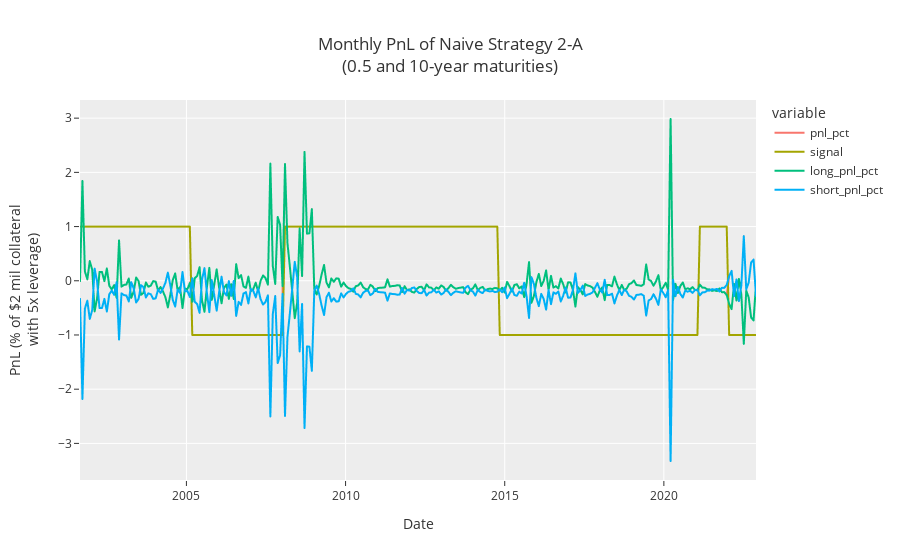

The code cell stored with this chart in its notebook:
### Markdown cell above
# Plot Results of Naive Strategy 2-A (0.5 and 10 year maturities)

### Code cell
def plot_pnl(strat_name, **kw):
    fp = f"./data/final_proj/{strat_name}_pnl.csv"
    df = pd.read_csv(fp, index_col=0, parse_dates=True)
    fig = px.line(
        df[[
            'pnl_pct', 'signal',
            'long_pnl_pct', 'short_pnl_pct'
        ]].rename({
        }),
        labels = {
            'date': 'Date',
            'value': 'PnL (% of $2 mil collateral<br>with 5x leverage)',
        },
        
        template=plotly_template,
        **kw
    )
    return fig

plot_pnl(
    'strat_n2A_0510',
    title=f'Monthly PnL of Naive Strategy 2-A<br>(0.5 and 10-year maturities)'
)

### Figure 1 — Plotly figure (JSON) as saved in the notebook; plotly's stock layout.template omitted (floating-point values rounded to 4 significant figures; data arrays with more than 128 entries replaced by an {"elided": "..."} marker saying what was removed)
{"data": [{"hovertemplate": "variable=pnl_pct<br>Date=%{x}<br>PnL (% of $2 mil collateral<br>with 5x leverage)=%{y}<extra></extra>", "legendgroup": "pnl_pct", "line": {"color": "#F8766D", "dash": "solid"}, "marker": {"symbol": "circle"}, "mode": "lines", "name": "pnl_pct", "showlegend": true, "type": "scattergl", "x": {"elided": "278 str values"}, "xaxis": "x", "y": {"elided": "278 float values"}, "yaxis": "y"}, {"hovertemplate": "variable=signal<br>Date=%{x}<br>PnL (% of $2 mil collateral<br>with 5x leverage)=%{y}<extra></extra>", "legendgroup": "signal", "line": {"color": "#A3A500", "dash": "solid"}, "marker": {"symbol": "circle"}, "mode": "lines", "name": "signal", "showlegend": true, "type": "scattergl", "x": {"elided": "278 str values"}, "xaxis": "x", "y": {"elided": "278 int values"}, "yaxis": "y"}, {"hovertemplate": "variable=long_pnl_pct<br>Date=%{x}<br>PnL (% of $2 mil collateral<br>with 5x leverage)=%{y}<extra></extra>", "legendgroup": "long_pnl_pct", "line": {"color": "#00BF7D", "dash": "solid"}, "marker": {"symbol": "circle"}, "mode": "lines", "name": "long_pnl_pct", "showlegend": true, "type": "scattergl", "x": {"elided": "278 str values"}, "xaxis": "x", "y": {"elided": "278 float values"}, "yaxis": "y"}, {"hovertemplate": "variable=short_pnl_pct<br>Date=%{x}<br>PnL (% of $2 mil collateral<br>with 5x leverage)=%{y}<extra></extra>", "legendgroup": "short_pnl_pct", "line": {"color": "#00B0F6", "dash": "solid"}, "marker": {"symbol": "circle"}, "mode": "lines", "name": "short_pnl_pct", "showlegend": true, "type": "scattergl", "x": {"elided": "278 str values"}, "xaxis": "x", "y": {"elided": "278 float values"}, "yaxis": "y"}], "layout": {"autosize": true, "legend": {"title": {"text": "variable"}, "tracegroupgap": 0}, "title": {"text": "Monthly PnL of Naive Strategy 2-A<br>(0.5 and 10-year maturities)"}, "xaxis": {"anchor": "y", "autorange": true, "domain": [0, 1], "range": ["2001-08-29", "2022-11-23"], "title": {"text": "Date"}, "type": "date"}, "yaxis": {"anchor": "x", "autorange": true, "domain": [0, 1], "range": [-3.675, 3.335], "title": {"text": "PnL (% of $2 mil collateral<br>with 5x leverage)"}, "type": "linear"}}}
